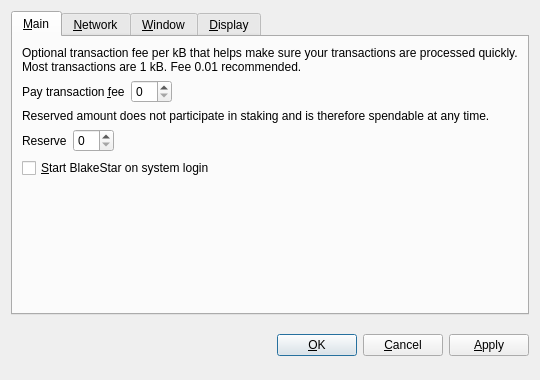
<?xml version="1.0" encoding="UTF-8"?>
<ui version="4.0">
 <class>OptionsDialog</class>
 <widget class="QDialog" name="OptionsDialog">
  <property name="geometry">
   <rect>
    <x>0</x>
    <y>0</y>
    <width>540</width>
    <height>380</height>
   </rect>
  </property>
  <property name="windowTitle">
   <string>Options</string>
  </property>
  <property name="modal">
   <bool>true</bool>
  </property>
  <layout class="QVBoxLayout" name="verticalLayout">
   <item>
    <widget class="QTabWidget" name="tabWidget">
     <property name="tabPosition">
      <enum>QTabWidget::North</enum>
     </property>
     <property name="currentIndex">
      <number>0</number>
     </property>
     <widget class="QWidget" name="tabMain">
      <attribute name="title">
       <string>&amp;Main</string>
      </attribute>
      <layout class="QVBoxLayout" name="verticalLayout_Main">
       <item>
        <widget class="QLabel" name="transactionFeeInfoLabel">
         <property name="text">
          <string>Optional transaction fee per kB that helps make sure your transactions are processed quickly. Most transactions are 1 kB. Fee 0.01 recommended.</string>
         </property>
         <property name="textFormat">
          <enum>Qt::PlainText</enum>
         </property>
         <property name="wordWrap">
          <bool>true</bool>
         </property>
        </widget>
       </item>
       <item>
        <layout class="QHBoxLayout" name="horizontalLayoutFee">
         <item>
          <widget class="QLabel" name="transactionFeeLabel">
           <property name="text">
            <string>Pay transaction &amp;fee</string>
           </property>
           <property name="textFormat">
            <enum>Qt::PlainText</enum>
           </property>
           <property name="buddy">
            <cstring>transactionFee</cstring>
           </property>
          </widget>
         </item>
         <item>
          <widget class="BitcoinAmountField" name="transactionFee"/>
         </item>
         <item>
          <spacer name="horizontalSpacerFee">
           <property name="orientation">
            <enum>Qt::Horizontal</enum>
           </property>
           <property name="sizeHint" stdset="0">
            <size>
             <width>40</width>
             <height>20</height>
            </size>
           </property>
          </spacer>
         </item>
        </layout>
       </item>
       <item>
        <widget class="QLabel" name="reserveBalanceInfoLabel">
         <property name="text">
          <string>Reserved amount does not participate in staking and is therefore spendable at any time.</string>
         </property>
         <property name="textFormat">
          <enum>Qt::PlainText</enum>
         </property>
         <property name="wordWrap">
          <bool>true</bool>
         </property>
        </widget>
       </item>
       <item>
        <layout class="QHBoxLayout" name="horizontalLayoutReserveBalance">
         <item>
          <widget class="QLabel" name="reserveBalanceLabel">
           <property name="text">
            <string>Reserve</string>
           </property>
           <property name="textFormat">
            <enum>Qt::PlainText</enum>
           </property>
           <property name="buddy">
            <cstring>reserveBalance</cstring>
           </property>
          </widget>
         </item>
         <item>
          <widget class="BitcoinAmountField" name="reserveBalance"/>
         </item>
         <item>
          <spacer name="horizontalSpacerReserveBalance">
           <property name="orientation">
            <enum>Qt::Horizontal</enum>
           </property>
           <property name="sizeHint" stdset="0">
            <size>
             <width>40</width>
             <height>20</height>
            </size>
           </property>
          </spacer>
         </item>
        </layout>
       </item>
       <item>
        <widget class="QCheckBox" name="bitcoinAtStartup">
         <property name="toolTip">
          <string>Automatically start BlakeStar after logging in to the system.</string>
         </property>
         <property name="text">
          <string>&amp;Start BlakeStar on system login</string>
         </property>
        </widget>
       </item>
       <item>
        <spacer name="verticalSpacer_Main">
         <property name="orientation">
          <enum>Qt::Vertical</enum>
         </property>
         <property name="sizeHint" stdset="0">
          <size>
           <width>20</width>
           <height>40</height>
          </size>
         </property>
        </spacer>
       </item>
      </layout>
     </widget>
     <widget class="QWidget" name="tabNetwork">
      <attribute name="title">
       <string>&amp;Network</string>
      </attribute>
      <layout class="QVBoxLayout" name="verticalLayout_Network">
       <item>
        <widget class="QCheckBox" name="mapPortUpnp">
         <property name="toolTip">
          <string>Automatically open the BlakeStar client port on the router. This only works when your router supports UPnP and it is enabled.</string>
         </property>
         <property name="text">
          <string>Map port using &amp;UPnP</string>
         </property>
        </widget>
       </item>
       <item>
        <widget class="QCheckBox" name="connectSocks">
         <property name="toolTip">
          <string>Connect to the BlakeStar network through a SOCKS5 proxy (e.g. when connecting through Tor).</string>
         </property>
         <property name="text">
          <string>&amp;Connect through SOCKS5 proxy:</string>
         </property>
        </widget>
       </item>
       <item>
        <layout class="QHBoxLayout" name="horizontalLayout_Network">
         <item>
          <widget class="QLabel" name="proxyIpLabel">
           <property name="text">
            <string>Proxy &amp;IP:</string>
           </property>
           <property name="textFormat">
            <enum>Qt::PlainText</enum>
           </property>
           <property name="buddy">
            <cstring>proxyIp</cstring>
           </property>
          </widget>
         </item>
         <item>
          <widget class="QValidatedLineEdit" name="proxyIp">
           <property name="maximumSize">
            <size>
             <width>140</width>
             <height>16777215</height>
            </size>
           </property>
           <property name="toolTip">
            <string>IP address of the proxy (e.g. 127.0.0.1)</string>
           </property>
          </widget>
         </item>
         <item>
          <widget class="QLabel" name="proxyPortLabel">
           <property name="text">
            <string>&amp;Port:</string>
           </property>
           <property name="textFormat">
            <enum>Qt::PlainText</enum>
           </property>
           <property name="buddy">
            <cstring>proxyPort</cstring>
           </property>
          </widget>
         </item>
         <item>
          <widget class="QLineEdit" name="proxyPort">
           <property name="maximumSize">
            <size>
             <width>55</width>
             <height>16777215</height>
            </size>
           </property>
           <property name="toolTip">
            <string>Port of the proxy (e.g. 9050)</string>
           </property>
          </widget>
         </item>
         <item>
          <spacer name="horizontalSpacer_Network">
           <property name="orientation">
            <enum>Qt::Horizontal</enum>
           </property>
           <property name="sizeHint" stdset="0">
            <size>
             <width>40</width>
             <height>20</height>
            </size>
           </property>
          </spacer>
         </item>
        </layout>
       </item>
       <item>
        <spacer name="verticalSpacer_Network">
         <property name="orientation">
          <enum>Qt::Vertical</enum>
         </property>
         <property name="sizeHint" stdset="0">
          <size>
           <width>20</width>
           <height>40</height>
          </size>
         </property>
        </spacer>
       </item>
      </layout>
     </widget>
     <widget class="QWidget" name="tabWindow">
      <attribute name="title">
       <string>&amp;Window</string>
      </attribute>
      <layout class="QVBoxLayout" name="verticalLayout_Window">
       <item>
        <widget class="QCheckBox" name="minimizeToTray">
         <property name="toolTip">
          <string>Show only a tray icon after minimizing the window.</string>
         </property>
         <property name="text">
          <string>&amp;Minimize to the tray instead of the taskbar</string>
         </property>
        </widget>
       </item>
       <item>
        <widget class="QCheckBox" name="minimizeOnClose">
         <property name="toolTip">
          <string>Minimize instead of exit the application when the window is closed. When this option is enabled, the application will be closed only after selecting Quit in the menu.</string>
         </property>
         <property name="text">
          <string>M&amp;inimize on close</string>
         </property>
        </widget>
       </item>
       <item>
        <spacer name="verticalSpacer_Window">
         <property name="orientation">
          <enum>Qt::Vertical</enum>
         </property>
         <property name="sizeHint" stdset="0">
          <size>
           <width>20</width>
           <height>40</height>
          </size>
         </property>
        </spacer>
       </item>
      </layout>
     </widget>
     <widget class="QWidget" name="tabDisplay">
      <attribute name="title">
       <string>&amp;Display</string>
      </attribute>
      <layout class="QVBoxLayout" name="verticalLayout_Display">
       <item>
        <layout class="QHBoxLayout" name="horizontalLayout_1_Display">
         <item>
          <widget class="QLabel" name="langLabel">
           <property name="text">
            <string>User Interface &amp;language:</string>
           </property>
           <property name="textFormat">
            <enum>Qt::PlainText</enum>
           </property>
           <property name="buddy">
            <cstring>lang</cstring>
           </property>
          </widget>
         </item>
         <item>
          <widget class="QValueComboBox" name="lang">
           <property name="toolTip">
            <string>The user interface language can be set here. This setting will take effect after restarting BlakeStar.</string>
           </property>
          </widget>
         </item>
        </layout>
       </item>
       <item>
        <layout class="QHBoxLayout" name="horizontalLayout_2_Display">
         <item>
          <widget class="QLabel" name="unitLabel">
           <property name="text">
            <string>&amp;Unit to show amounts in:</string>
           </property>
           <property name="textFormat">
            <enum>Qt::PlainText</enum>
           </property>
           <property name="buddy">
            <cstring>unit</cstring>
           </property>
          </widget>
         </item>
         <item>
          <widget class="QValueComboBox" name="unit">
           <property name="toolTip">
            <string>Choose the default subdivision unit to show in the interface and when sending coins.</string>
           </property>
          </widget>
         </item>
        </layout>
       </item>
       <item>
        <widget class="QCheckBox" name="coinControlFeatures">
         <property name="toolTip">
          <string>Whether to show coin control features or not.</string>
         </property>
         <property name="text">
          <string>Display coin &amp;control features (experts only!)</string>
         </property>
        </widget>
       </item>
       <item>
        <widget class="QCheckBox" name="useBlackTheme">
         <property name="text">
          <string>Use black visual theme (requires restart)</string>
         </property>
        </widget>
       </item>
       <item>
        <spacer name="verticalSpacer_Display">
         <property name="orientation">
          <enum>Qt::Vertical</enum>
         </property>
         <property name="sizeHint" stdset="0">
          <size>
           <width>20</width>
           <height>40</height>
          </size>
         </property>
        </spacer>
       </item>
      </layout>
     </widget>
    </widget>
   </item>
   <item>
    <layout class="QHBoxLayout" name="horizontalLayout_Buttons">
     <item>
      <spacer name="horizontalSpacer_1">
       <property name="orientation">
        <enum>Qt::Horizontal</enum>
       </property>
       <property name="sizeHint" stdset="0">
        <size>
         <width>40</width>
         <height>48</height>
        </size>
       </property>
      </spacer>
     </item>
     <item>
      <widget class="QLabel" name="statusLabel">
       <property name="font">
        <font>
         <weight>75</weight>
         <bold>true</bold>
        </font>
       </property>
       <property name="text">
        <string/>
       </property>
       <property name="textFormat">
        <enum>Qt::PlainText</enum>
       </property>
       <property name="wordWrap">
        <bool>true</bool>
       </property>
      </widget>
     </item>
     <item>
      <spacer name="horizontalSpacer_2">
       <property name="orientation">
        <enum>Qt::Horizontal</enum>
       </property>
       <property name="sizeHint" stdset="0">
        <size>
         <width>40</width>
         <height>48</height>
        </size>
       </property>
      </spacer>
     </item>
     <item>
      <widget class="QPushButton" name="okButton">
       <property name="text">
        <string>&amp;OK</string>
       </property>
      </widget>
     </item>
     <item>
      <widget class="QPushButton" name="cancelButton">
       <property name="text">
        <string>&amp;Cancel</string>
       </property>
       <property name="autoDefault">
        <bool>false</bool>
       </property>
      </widget>
     </item>
     <item>
      <widget class="QPushButton" name="applyButton">
       <property name="text">
        <string>&amp;Apply</string>
       </property>
       <property name="autoDefault">
        <bool>false</bool>
       </property>
      </widget>
     </item>
    </layout>
   </item>
  </layout>
 </widget>
 <customwidgets>
  <customwidget>
   <class>BitcoinAmountField</class>
   <extends>QSpinBox</extends>
   <header>bitcoinamountfield.h</header>
  </customwidget>
  <customwidget>
   <class>QValueComboBox</class>
   <extends>QComboBox</extends>
   <header>qvaluecombobox.h</header>
  </customwidget>
  <customwidget>
   <class>QValidatedLineEdit</class>
   <extends>QLineEdit</extends>
   <header>qvalidatedlineedit.h</header>
  </customwidget>
 </customwidgets>
 <resources/>
 <connections/>
</ui>
